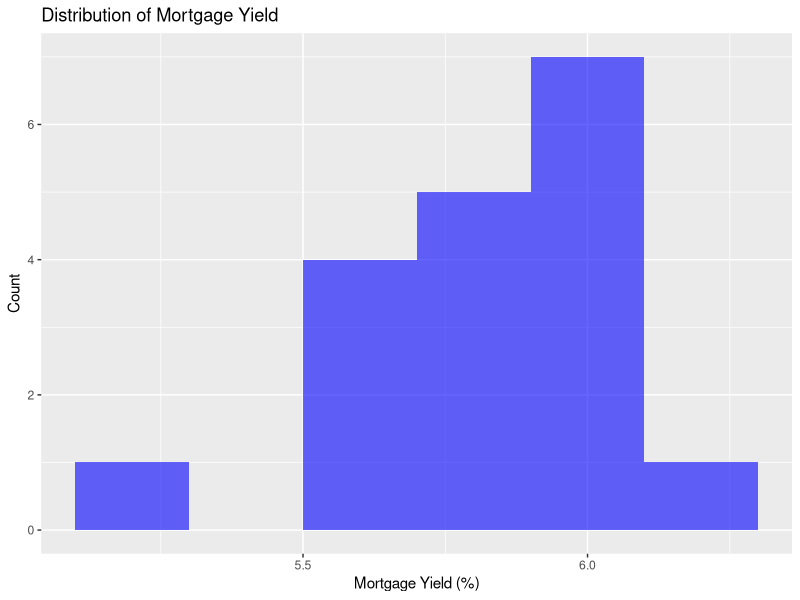
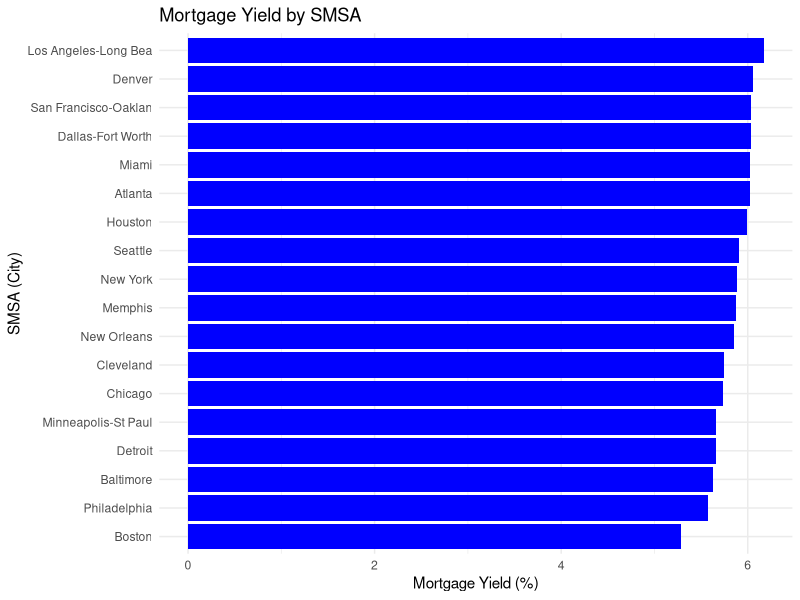
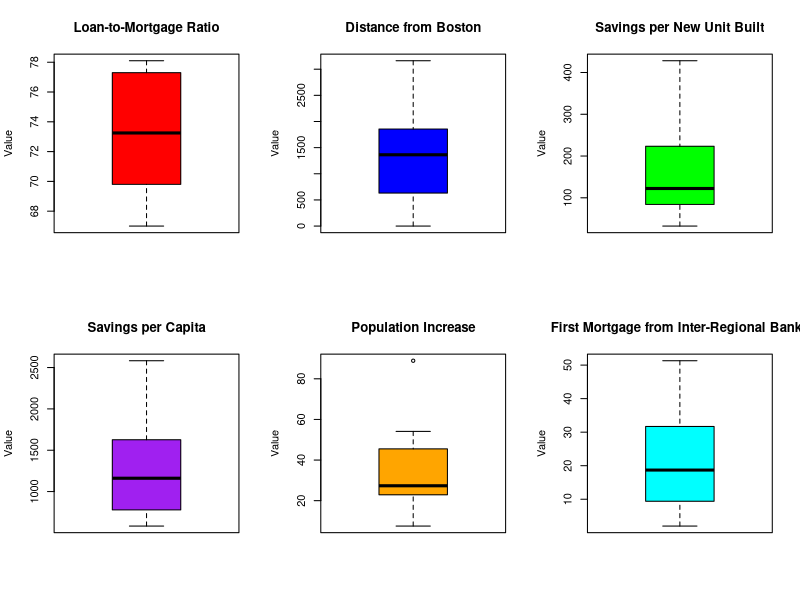
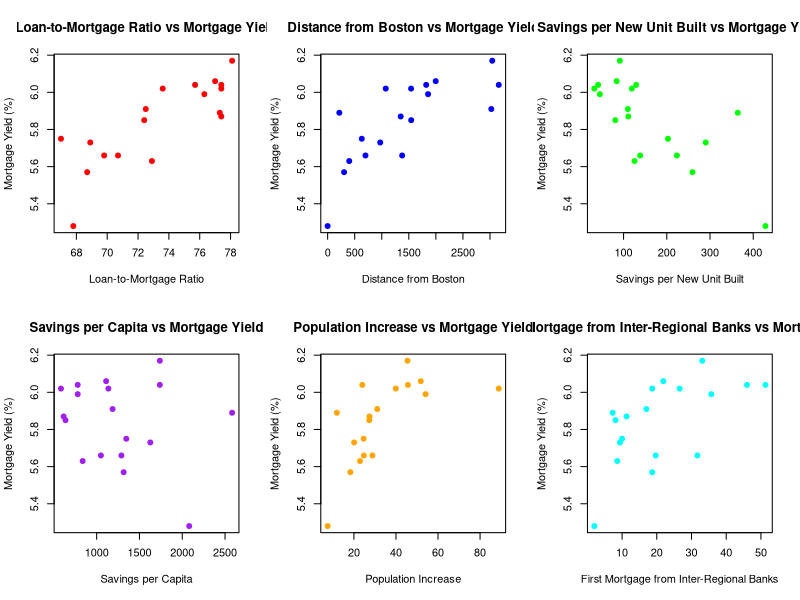
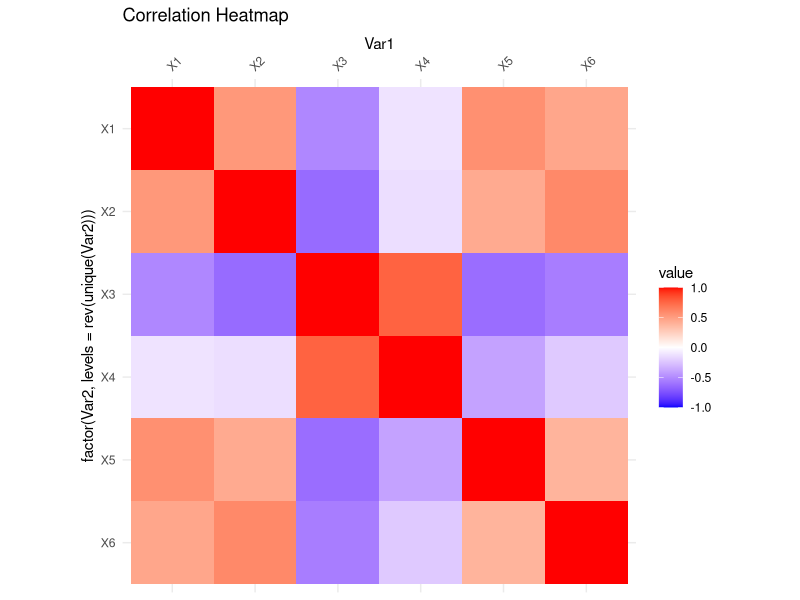
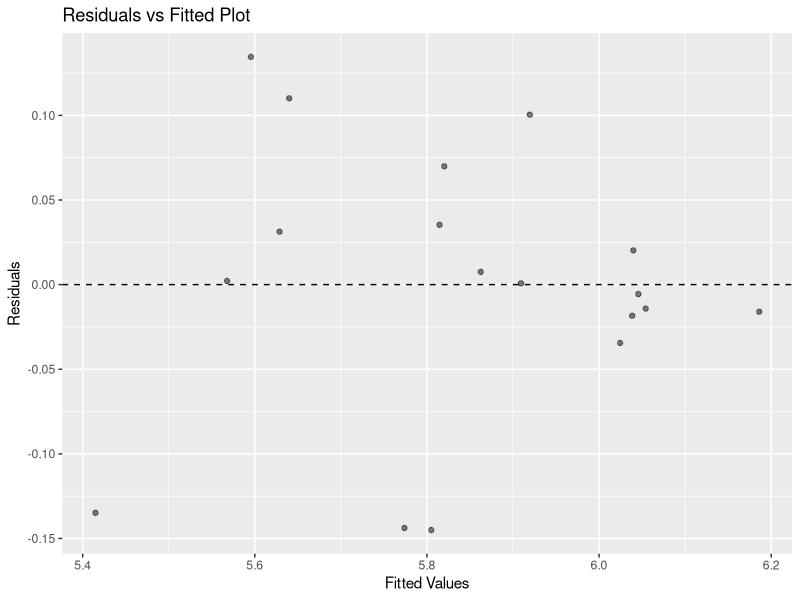
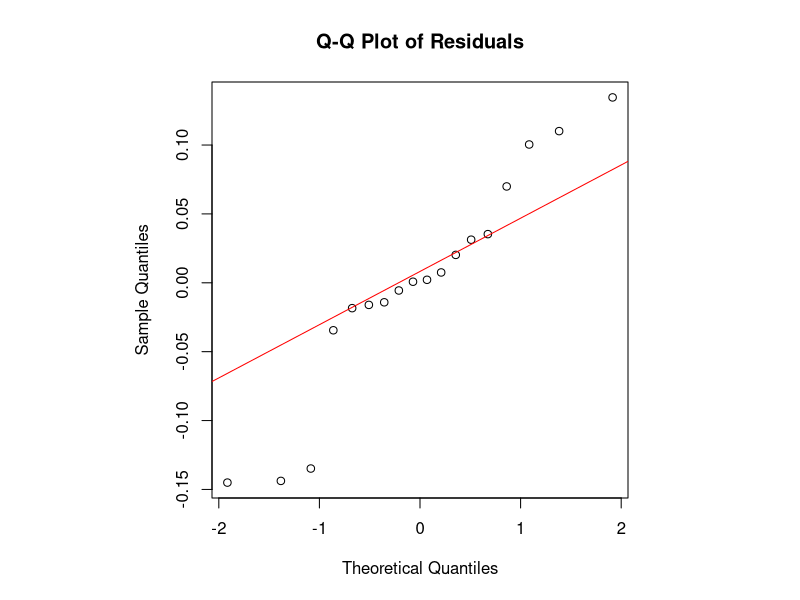

Source code (R) for these figures, in order:
## ---- chunk 1
# Load necessary libraries
library(ggplot2)
library(tidyverse)
library(dplyr)
library(knitr)
library(kableExtra)
library(xtable)
library(MASS)
library(car)
library(magrittr)

# Read data
df <- read.csv("myield.csv")

# Rename columns for easier reference
colnames(df) <- c("smsa", "mortYld", "X1", "X2", "X3", "X4", "X5", "X6")

# Display first few rows
kable(head(df), caption = "First few rows of the dataset") %>% kable_styling()
## ---- chunk 2
# Count missing values
colSums(is.na(df))

## ---- chunk 3
# Summary Statistics
summary_stats <- summary(df[, colnames(df) != "smsa"])
kable(summary_stats, caption = "Summary Statistics of Variables") %>% kable_styling()
## ---- chunk 4
# Histogram of Mortgage Yield
ggplot(df, aes(x = mortYld)) + 
  geom_histogram(binwidth = 0.2, fill = "blue", alpha = 0.6) +
  labs(title = "Distribution of Mortgage Yield", x = "Mortgage Yield (%)", y = "Count")

# Create a named vector where mortgage yield values are associated with their respective SMSAs
df <- df %>% arrange(desc(mortYld))  

# Create a better bar chart
ggplot(df, aes(x = reorder(smsa, mortYld), y = mortYld)) + 
  geom_bar(stat = "identity", fill = "blue") +
  coord_flip() +  # Flip coordinates to make labels readable
  labs(title = "Mortgage Yield by SMSA", x = "SMSA (City)", y = "Mortgage Yield (%)") +
  theme_minimal()


# Set up a 2x3 plotting area
par(mfrow = c(2, 3))  

# Define variable names
var_names <- c("Loan-to-Mortgage Ratio", "Distance from Boston", 
               "Savings per New Unit Built", "Savings per Capita", 
               "Population Increase", "First Mortgage from Inter-Regional Banks")

# Define colors for better visualization
box_colors <- c("red", "blue", "green", "purple", "orange", "cyan")

# Loop through each variable (X1 to X6) and create a boxplot
for (i in 1:6) {
  boxplot(df[[paste0("X", i)]], 
          main = var_names[i], 
          col = box_colors[i], 
          ylab = "Value")
}

# Reset plotting parameters to default
par(mfrow = c(1, 1))
## ---- chunk 5
# Set up a 2x3 grid for multiple scatter plots
par(mfrow = c(2, 3))

# Define variable names
var_names <- c("Loan-to-Mortgage Ratio", "Distance from Boston", 
               "Savings per New Unit Built", "Savings per Capita", 
               "Population Increase", "First Mortgage from Inter-Regional Banks")

# Define colors for better visualization
point_colors <- c("red", "blue", "green", "purple", "orange", "cyan")

# Loop through each variable (X1 to X6) and create a scatterplot against mortYld
for (i in 1:6) {
  plot(df[[paste0("X", i)]], df$mortYld,
       main = paste(var_names[i], "vs Mortgage Yield"),
       xlab = var_names[i], ylab = "Mortgage Yield (%)",
       col = point_colors[i], pch = 19)
}

# Reset plotting parameters to default
par(mfrow = c(1, 1))

## ---- chunk 6
# Correlation Matrix
# Compute correlation matrix
cor_matrix <- round(cor(df[,3:8]), 2)  # Excluding 'smsa' and 'mortYld'
kable(cor_matrix, caption = "Correlation Matrix") %>% kable_styling()
## ---- chunk 7
library(ggplot2)
library(reshape2)

# Convert correlation matrix to long format for heatmap
melted_cor <- melt(cor_matrix)

# Reverse the order of the y-axis (Var2) so that X1 appears at the top-left
ggplot(data = melted_cor, aes(x=Var1, y=factor(Var2, levels=rev(unique(Var2))), fill=value)) + 
  geom_tile() +
  scale_fill_gradient2(low="blue", high="red", mid="white", 
                       midpoint=0, limit=c(-1,1), space="Lab") +
  scale_x_discrete(position = "top") +  # Move X-axis labels to top
  theme_minimal() +
  coord_fixed() +
  theme(axis.text.x = element_text(angle = 45, hjust = 0)) + # Rotate labels for readability
  ggtitle("Correlation Heatmap")
## ---- chunk 8
# Fit linear regression model
model <- lm(mortYld ~ X1 + X2 + X3 + X4 + X5 + X6, data = df)

# Model summary
summary(model)

## ---- chunk 9
# Stepwise regression (both directions)
step_model <- stepAIC(model, direction = "both")
summary(step_model)
## ---- chunk 10
#model with interactions
interaction_model <- lm(mortYld ~ X1 * X3 * X4, data = df)

# Summary of the model
summary(interaction_model)

## ---- chunk 11
reduced_interaction_model <- lm(mortYld ~ X1 + X3 + X4 + X1:X3 + X1:X4 + X3:X4, data = df)
summary(reduced_interaction_model)
step_interaction_model <- stepAIC(lm(mortYld ~ X1 * X3 * X4, data = df), direction = "both")
summary(step_interaction_model)

## ---- chunk 12
# Compute Variance Inflation Factor (VIF)
vif_values <- vif(model)
kable(as.data.frame(vif_values), caption = "Variance Inflation Factors (VIF)") %>% kable_styling()

## ---- chunk 13
# Residuals vs Fitted Plot
ggplot(data.frame(fitted = fitted(model), residuals = resid(model)), aes(x = fitted, y = residuals)) +
  geom_point(alpha = 0.5) +
  geom_hline(yintercept = 0, linetype = "dashed") +
  labs(title = "Residuals vs Fitted Plot", x = "Fitted Values", y = "Residuals")
## ---- chunk 14
# QQ-Plot of Residuals
residuals <- resid(model)  # Extract residuals

# Set up a square plotting area
par(pty = "s")  

# Generate the Q-Q plot
qqnorm(residuals, main = "Q-Q Plot of Residuals") #Normal Q-Q Plot
qqline(residuals, col = "red")

# Reset plotting parameters (optional)
par(pty = "m")  
## ---- chunk 15
coeffs <- round(coef(model), 2)
kable(as.data.frame(coeffs), caption = "Final Model Coefficients") %>% kable_styling()
